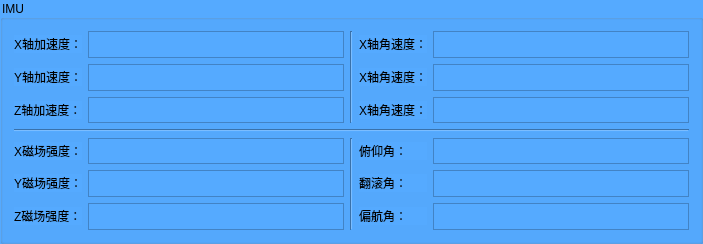
     <widget class="QGroupBox" name="groupBox_2">
      <property name="styleSheet">
       <string notr="true">background-color: rgb(85, 170, 255);</string>
      </property>
      <property name="title">
       <string>IMU</string>
      </property>
      <layout class="QGridLayout" name="gridLayout_2">
       <item row="0" column="1">
        <widget class="QTextBrowser" name="xacc">
         <property name="sizePolicy">
          <sizepolicy hsizetype="Expanding" vsizetype="Fixed">
           <horstretch>0</horstretch>
           <verstretch>0</verstretch>
          </sizepolicy>
         </property>
         <property name="maximumSize">
          <size>
           <width>16777215</width>
           <height>27</height>
          </size>
         </property>
        </widget>
       </item>
       <item row="0" column="0">
        <widget class="QLabel" name="label_4">
         <property name="sizePolicy">
          <sizepolicy hsizetype="Expanding" vsizetype="Fixed">
           <horstretch>0</horstretch>
           <verstretch>0</verstretch>
          </sizepolicy>
         </property>
         <property name="text">
          <string>X轴加速度：</string>
         </property>
        </widget>
       </item>
       <item row="0" column="3">
        <widget class="QLabel" name="label_8">
         <property name="sizePolicy">
          <sizepolicy hsizetype="Expanding" vsizetype="Fixed">
           <horstretch>0</horstretch>
           <verstretch>0</verstretch>
          </sizepolicy>
         </property>
         <property name="text">
          <string>X轴角速度：</string>
         </property>
        </widget>
       </item>
       <item row="1" column="0">
        <widget class="QLabel" name="label_9">
         <property name="sizePolicy">
          <sizepolicy hsizetype="Expanding" vsizetype="Fixed">
           <horstretch>0</horstretch>
           <verstretch>0</verstretch>
          </sizepolicy>
         </property>
         <property name="text">
          <string>Y轴加速度：</string>
         </property>
        </widget>
       </item>
       <item row="0" column="4">
        <widget class="QTextBrowser" name="xraw">
         <property name="sizePolicy">
          <sizepolicy hsizetype="Expanding" vsizetype="Fixed">
           <horstretch>0</horstretch>
           <verstretch>0</verstretch>
          </sizepolicy>
         </property>
         <property name="maximumSize">
          <size>
           <width>16777215</width>
           <height>27</height>
          </size>
         </property>
        </widget>
       </item>
       <item row="1" column="1">
        <widget class="QTextBrowser" name="yacc">
         <property name="sizePolicy">
          <sizepolicy hsizetype="Expanding" vsizetype="Fixed">
           <horstretch>0</horstretch>
           <verstretch>0</verstretch>
          </sizepolicy>
         </property>
         <property name="maximumSize">
          <size>
           <width>16777215</width>
           <height>27</height>
          </size>
         </property>
        </widget>
       </item>
       <item row="1" column="3">
        <widget class="QLabel" name="label_10">
         <property name="sizePolicy">
          <sizepolicy hsizetype="Expanding" vsizetype="Fixed">
           <horstretch>0</horstretch>
           <verstretch>0</verstretch>
          </sizepolicy>
         </property>
         <property name="text">
          <string>X轴角速度：</string>
         </property>
        </widget>
       </item>
       <item row="1" column="4">
        <widget class="QTextBrowser" name="yraw">
         <property name="sizePolicy">
          <sizepolicy hsizetype="Expanding" vsizetype="Fixed">
           <horstretch>0</horstretch>
           <verstretch>0</verstretch>
          </sizepolicy>
         </property>
         <property name="maximumSize">
          <size>
           <width>16777215</width>
           <height>27</height>
          </size>
         </property>
        </widget>
       </item>
       <item row="2" column="0">
        <widget class="QLabel" name="label_11">
         <property name="sizePolicy">
          <sizepolicy hsizetype="Expanding" vsizetype="Fixed">
           <horstretch>0</horstretch>
           <verstretch>0</verstretch>
          </sizepolicy>
         </property>
         <property name="text">
          <string>Z轴加速度：</string>
         </property>
        </widget>
       </item>
       <item row="2" column="3">
        <widget class="QLabel" name="label_12">
         <property name="sizePolicy">
          <sizepolicy hsizetype="Expanding" vsizetype="Fixed">
           <horstretch>0</horstretch>
           <verstretch>0</verstretch>
          </sizepolicy>
         </property>
         <property name="text">
          <string>X轴角速度：</string>
         </property>
        </widget>
       </item>
       <item row="2" column="1">
        <widget class="QTextBrowser" name="zacc">
         <property name="sizePolicy">
          <sizepolicy hsizetype="Expanding" vsizetype="Fixed">
           <horstretch>0</horstretch>
           <verstretch>0</verstretch>
          </sizepolicy>
         </property>
         <property name="maximumSize">
          <size>
           <width>16777215</width>
           <height>26</height>
          </size>
         </property>
        </widget>
       </item>
       <item row="4" column="0">
        <widget class="QLabel" name="label_13">
         <property name="sizePolicy">
          <sizepolicy hsizetype="Expanding" vsizetype="Fixed">
           <horstretch>0</horstretch>
           <verstretch>0</verstretch>
          </sizepolicy>
         </property>
         <property name="text">
          <string>X磁场强度：</string>
         </property>
        </widget>
       </item>
       <item row="2" column="4">
        <widget class="QTextBrowser" name="zraw">
         <property name="sizePolicy">
          <sizepolicy hsizetype="Expanding" vsizetype="Fixed">
           <horstretch>0</horstretch>
           <verstretch>0</verstretch>
          </sizepolicy>
         </property>
         <property name="maximumSize">
          <size>
           <width>16777215</width>
           <height>26</height>
          </size>
         </property>
        </widget>
       </item>
       <item row="0" column="2" rowspan="3">
        <widget class="Line" name="line_2">
         <property name="orientation">
          <enum>Qt::Vertical</enum>
         </property>
        </widget>
       </item>
       <item row="4" column="1">
        <widget class="QTextBrowser" name="xvalue">
         <property name="sizePolicy">
          <sizepolicy hsizetype="Expanding" vsizetype="Fixed">
           <horstretch>0</horstretch>
           <verstretch>0</verstretch>
          </sizepolicy>
         </property>
         <property name="maximumSize">
          <size>
           <width>16777215</width>
           <height>26</height>
          </size>
         </property>
        </widget>
       </item>
       <item row="5" column="0">
        <widget class="QLabel" name="label_15">
         <property name="sizePolicy">
          <sizepolicy hsizetype="Expanding" vsizetype="Fixed">
           <horstretch>0</horstretch>
           <verstretch>0</verstretch>
          </sizepolicy>
         </property>
         <property name="text">
          <string>Y磁场强度：</string>
         </property>
        </widget>
       </item>
       <item row="5" column="1">
        <widget class="QTextBrowser" name="yvalue">
         <property name="sizePolicy">
          <sizepolicy hsizetype="Expanding" vsizetype="Fixed">
           <horstretch>0</horstretch>
           <verstretch>0</verstretch>
          </sizepolicy>
         </property>
         <property name="maximumSize">
          <size>
           <width>16777215</width>
           <height>27</height>
          </size>
         </property>
        </widget>
       </item>
       <item row="6" column="0">
        <widget class="QLabel" name="label_14">
         <property name="sizePolicy">
          <sizepolicy hsizetype="Expanding" vsizetype="Fixed">
           <horstretch>0</horstretch>
           <verstretch>0</verstretch>
          </sizepolicy>
         </property>
         <property name="text">
          <string>Z磁场强度：</string>
         </property>
        </widget>
       </item>
       <item row="6" column="1">
        <widget class="QTextBrowser" name="zvalue">
         <property name="sizePolicy">
          <sizepolicy hsizetype="Expanding" vsizetype="Fixed">
           <horstretch>0</horstretch>
           <verstretch>0</verstretch>
          </sizepolicy>
         </property>
         <property name="maximumSize">
          <size>
           <width>16777215</width>
           <height>27</height>
          </size>
         </property>
        </widget>
       </item>
       <item row="4" column="2" rowspan="3">
        <widget class="Line" name="line_3">
         <property name="orientation">
          <enum>Qt::Vertical</enum>
         </property>
        </widget>
       </item>
       <item row="3" column="0" colspan="5">
        <widget class="Line" name="line">
         <property name="orientation">
          <enum>Qt::Horizontal</enum>
         </property>
        </widget>
       </item>
       <item row="4" column="3">
        <widget class="QLabel" name="label_16">
         <property name="sizePolicy">
          <sizepolicy hsizetype="Expanding" vsizetype="Fixed">
           <horstretch>0</horstretch>
           <verstretch>0</verstretch>
          </sizepolicy>
         </property>
         <property name="text">
          <string>俯仰角：</string>
         </property>
        </widget>
       </item>
       <item row="4" column="4">
        <widget class="QTextBrowser" name="fuyang">
         <property name="sizePolicy">
          <sizepolicy hsizetype="Expanding" vsizetype="Fixed">
           <horstretch>0</horstretch>
           <verstretch>0</verstretch>
          </sizepolicy>
         </property>
         <property name="maximumSize">
          <size>
           <width>16777215</width>
           <height>26</height>
          </size>
         </property>
        </widget>
       </item>
       <item row="5" column="3">
        <widget class="QLabel" name="label_17">
         <property name="sizePolicy">
          <sizepolicy hsizetype="Expanding" vsizetype="Fixed">
           <horstretch>0</horstretch>
           <verstretch>0</verstretch>
          </sizepolicy>
         </property>
         <property name="text">
          <string>翻滚角：</string>
         </property>
        </widget>
       </item>
       <item row="5" column="4">
        <widget class="QTextBrowser" name="fangun">
         <property name="sizePolicy">
          <sizepolicy hsizetype="Expanding" vsizetype="Fixed">
           <horstretch>0</horstretch>
           <verstretch>0</verstretch>
          </sizepolicy>
         </property>
         <property name="maximumSize">
          <size>
           <width>16777215</width>
           <height>27</height>
          </size>
         </property>
        </widget>
       </item>
       <item row="6" column="3">
        <widget class="QLabel" name="label_18">
         <property name="sizePolicy">
          <sizepolicy hsizetype="Expanding" vsizetype="Fixed">
           <horstretch>0</horstretch>
           <verstretch>0</verstretch>
          </sizepolicy>
         </property>
         <property name="text">
          <string>偏航角：</string>
         </property>
        </widget>
       </item>
       <item row="6" column="4">
        <widget class="QTextBrowser" name="pianhang">
         <property name="sizePolicy">
          <sizepolicy hsizetype="Expanding" vsizetype="Fixed">
           <horstretch>0</horstretch>
           <verstretch>0</verstretch>
          </sizepolicy>
         </property>
         <property name="maximumSize">
          <size>
           <width>16777215</width>
           <height>27</height>
          </size>
         </property>
        </widget>
       </item>
      </layout>
     </widget>
